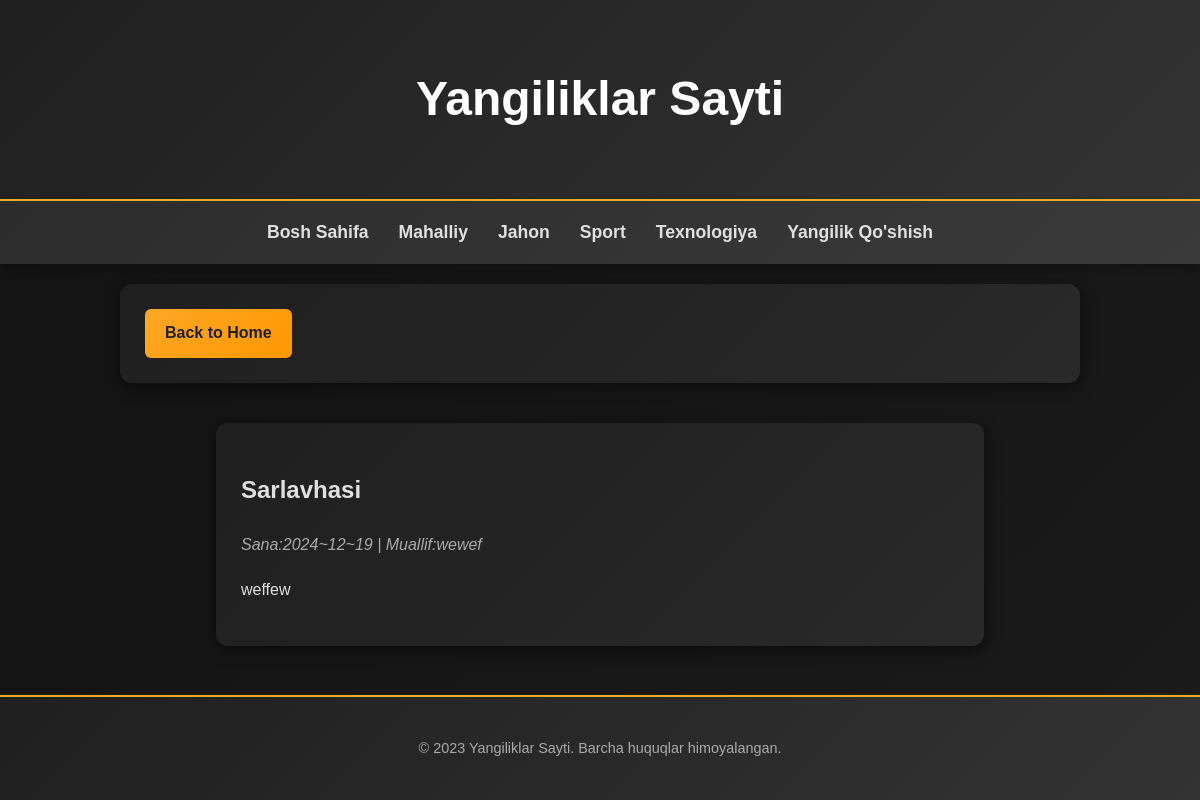
The page /news/detail/1/ on the database its author committed.
### news/models.py (models this page shows, shortened)
class News(models.Model):
    title = models.CharField(max_length=255)
    short_content = models.TextField()
    long_content = models.CharField(max_length=200)
    category = models.CharField(max_length=200)
    author_name = models.CharField(max_length=200)
    created_at = models.DateTimeField(default=timezone.now)
    class Meta:
        verbose_name_plural = 'News'

### news/views.py (the view)
# urls.py: path('detail/<int:news_id>/', views.news_detail, name='detail'),
def news_detail(request, news_id):
    article = get_object_or_404(News, pk=news_id)
    ctx = {'article': article}
    return render(request, 'news/detail.html', ctx)

### templates/news/detail.html (shortened to what this page needs)
{% extends 'base.html'%}
{% block content %}
 <div class="news-item">
     <a href="{% url 'home' %}" class="read-more">Back to Home</a>
 </div>
    <div class="container">
        <article class="news-detail">
            <h2>{{ category|title }} Sarlavhasi</h2>
            <p class="news-meta">Sana:{{ article.created_at|date:"Y~m~d" }} | Muallif:{{ article.author_name|default:'Unknown' }}</p>
            <div class="news-content">
                <p>{{ article.long_content }}</p>
            </div>
        </article>
    </div>
{% endblock %}

### static/css/styles.css (style rules this page uses)
body { font-family: 'Poppins', Arial, sans-serif; line-height: 1.8; margin: 0; padding: 0; display: flex; flex-direction: column; min-height: 100vh; background: linear-gradient(135deg, #121212, #1a1a1a); color: #e0e0e0; transition: background-color 0.3s ease, color 0.3s ease; }
.container { width: 80%; margin: auto; padding: 20px; flex: 1; animation: fadeIn 0.8s ease; }
.news-item { background: linear-gradient(135deg, #1f1f1f, #292929); margin-bottom: 20px; padding: 25px; border-radius: 12px; transition: transform 0.3s ease, box-shadow 0.3s ease; box-shadow: 0 4px 15px rgba(0, 0, 0, 0.5); }
.read-more { display: inline-block; background: linear-gradient(135deg, #ffa726, #ff9800); color: #1f1f1f; padding: 10px 20px; text-decoration: none; border-radius: 6px; transition: background 0.3s ease, transform 0.3s ease; font-weight: bold; }
.news-detail { background: linear-gradient(135deg, #1f1f1f, #292929); padding: 25px; border-radius: 12px; box-shadow: 0 4px 15px rgba(0, 0, 0, 0.6); animation: fadeIn 1s ease; }
.news-meta { color: #aaa; font-style: italic; margin-bottom: 15px; }
.news-content { line-height: 1.8; }

### rows shown on the page
News: created_at "2024~12~19", author_name "wewef", long_content "weffew"
